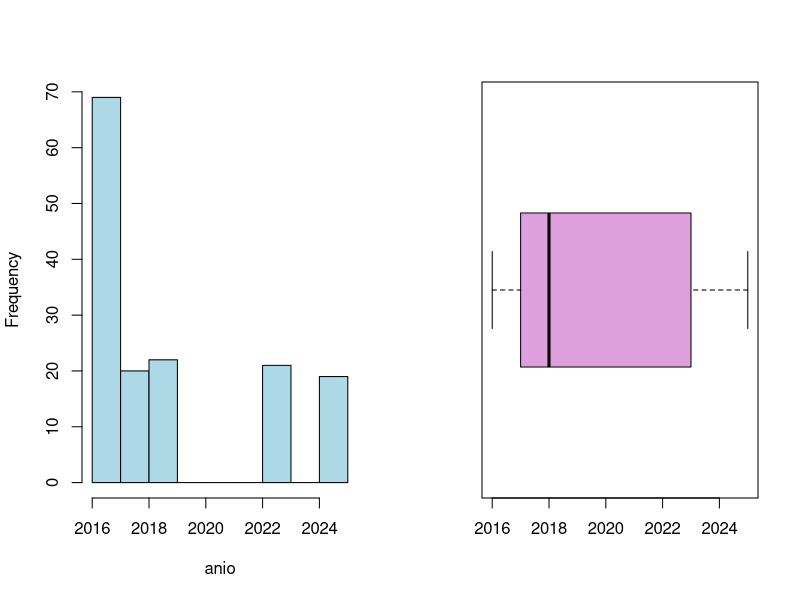
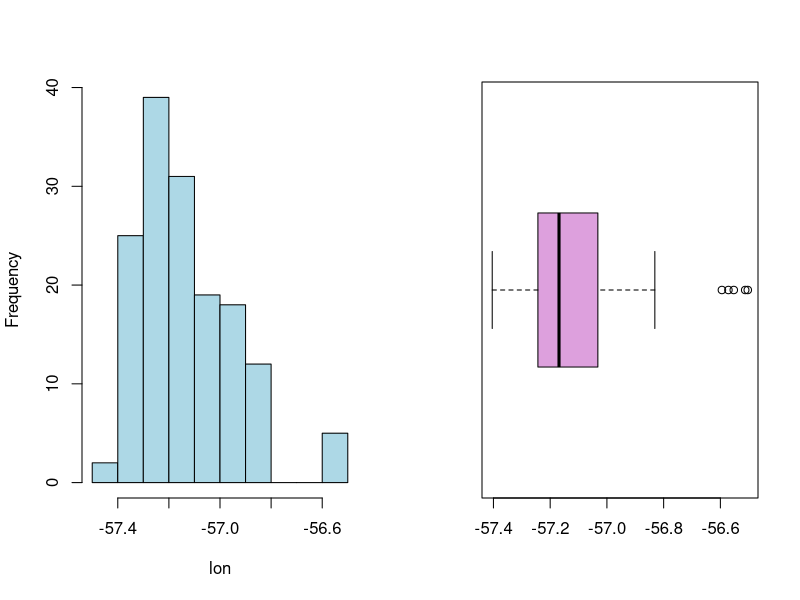
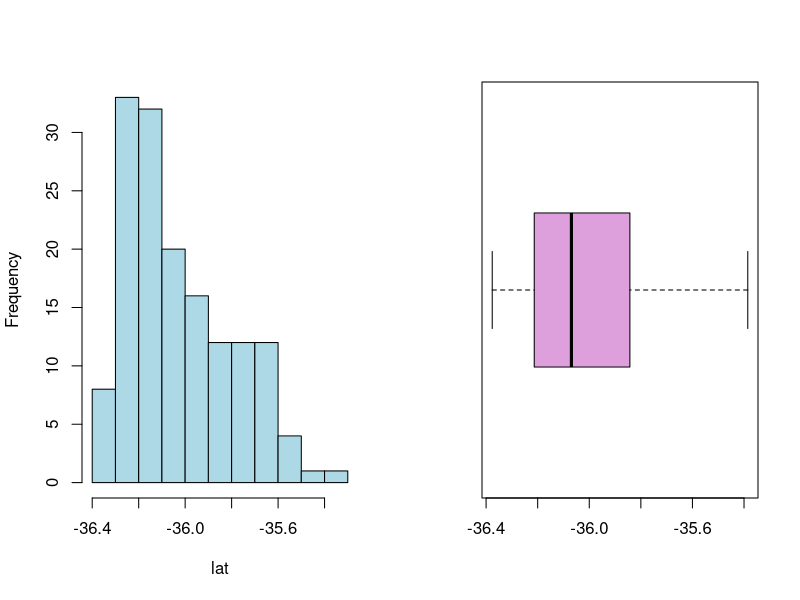
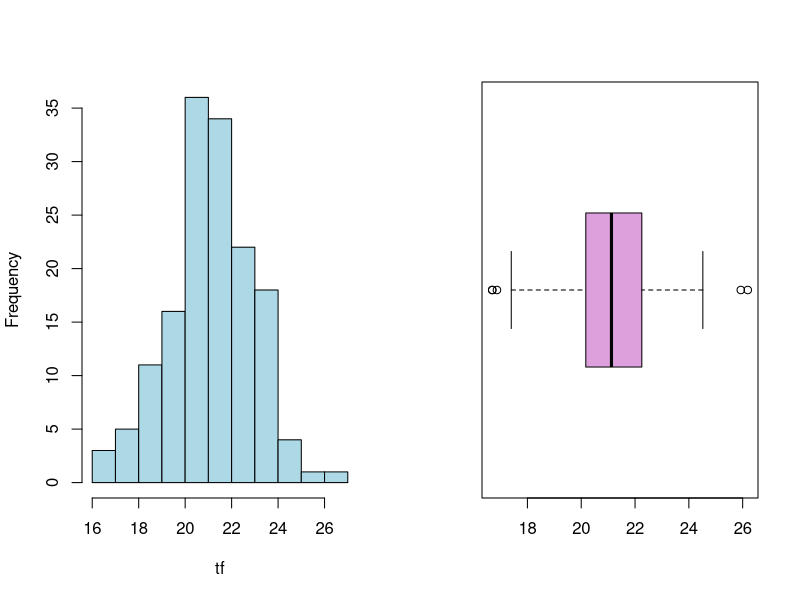
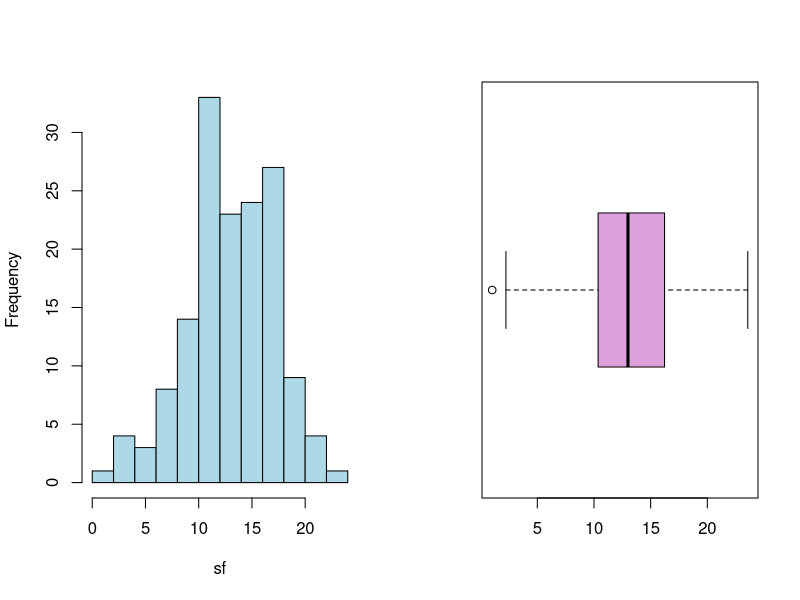
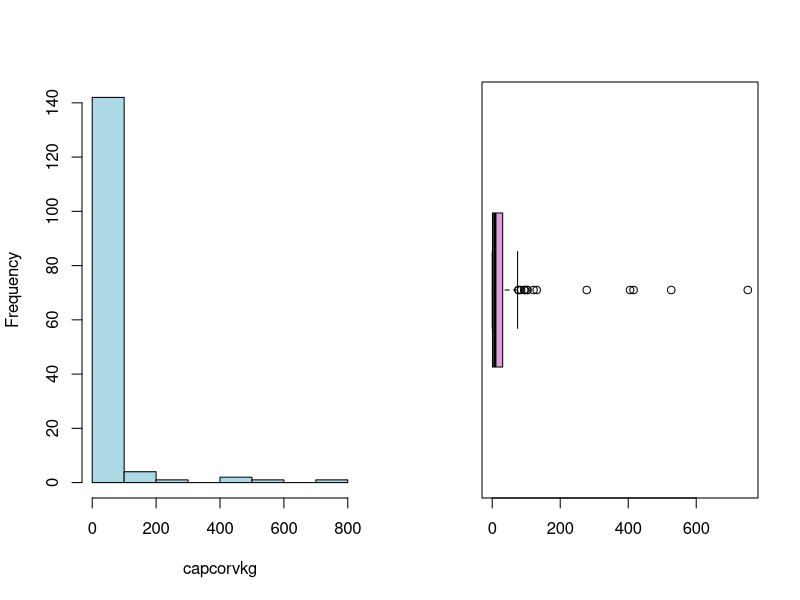
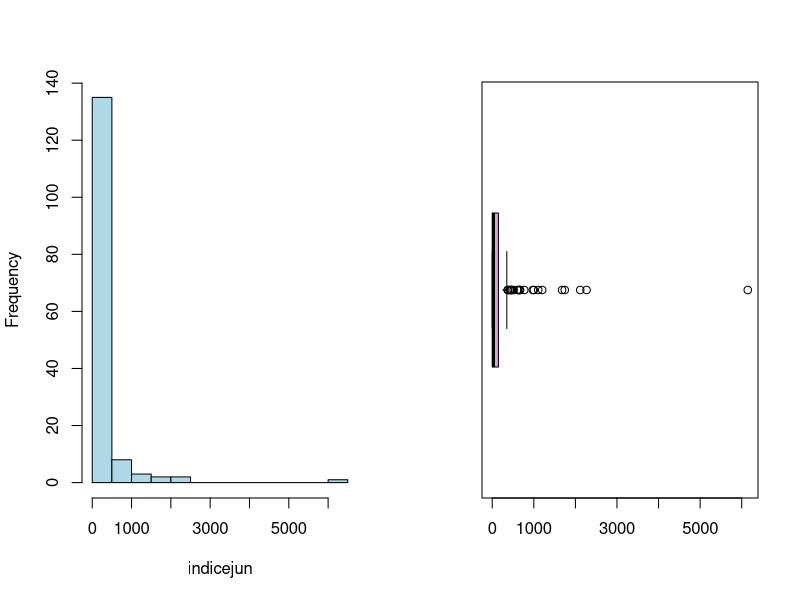

Reproduce these figures in R, in order.
## ---- chunk 1
"*********************************** librerias utiles *****************************"
library(dplyr)
library(readxl)
library(spdep)   # datos espaciales
library(sf)      # datos espaciales
library(spatialreg) # modelos SAR/SEM
library(vioplot)   # gráficos de violín
library(corrplot)  # gráficos de correlación 
library(ggplot2)
library(sf)
library(units)
## ---- chunk 2
# Cargar datos
dm =  read_excel("Datos juveniles corvina.xlsx")

#definimos las variables con las que vamos a trabajar y generamos un nuevo data frame

anio       =as.numeric(dm$Anio)
lon        =as.numeric(dm$lon)
lat        =as.numeric(dm$lat)
tf         =as.numeric(dm$tf)
sf         =as.numeric(dm$sf)
capcorvkg  =as.numeric(dm$cap_cor_kg)
indicejun  =as.numeric(dm$abun_miles_ind_mn2)

dm=data.frame(anio,lon,lat,tf,sf,capcorvkg,indicejun)
## ---- chunk 3


for (i in 1:length(colnames(dm))){
  par(mfrow = c(1,2))   # 1 fila y 2 columnas
  n <- names(dm)[i]
  # Histograma
  hist(dm[, i], main = "", xlab = n,  col = "lightblue")
  
  # Boxplot
  boxplot(dm[, i], main = "", horizontal = TRUE, col = "plum")
}

## ---- chunk 4
